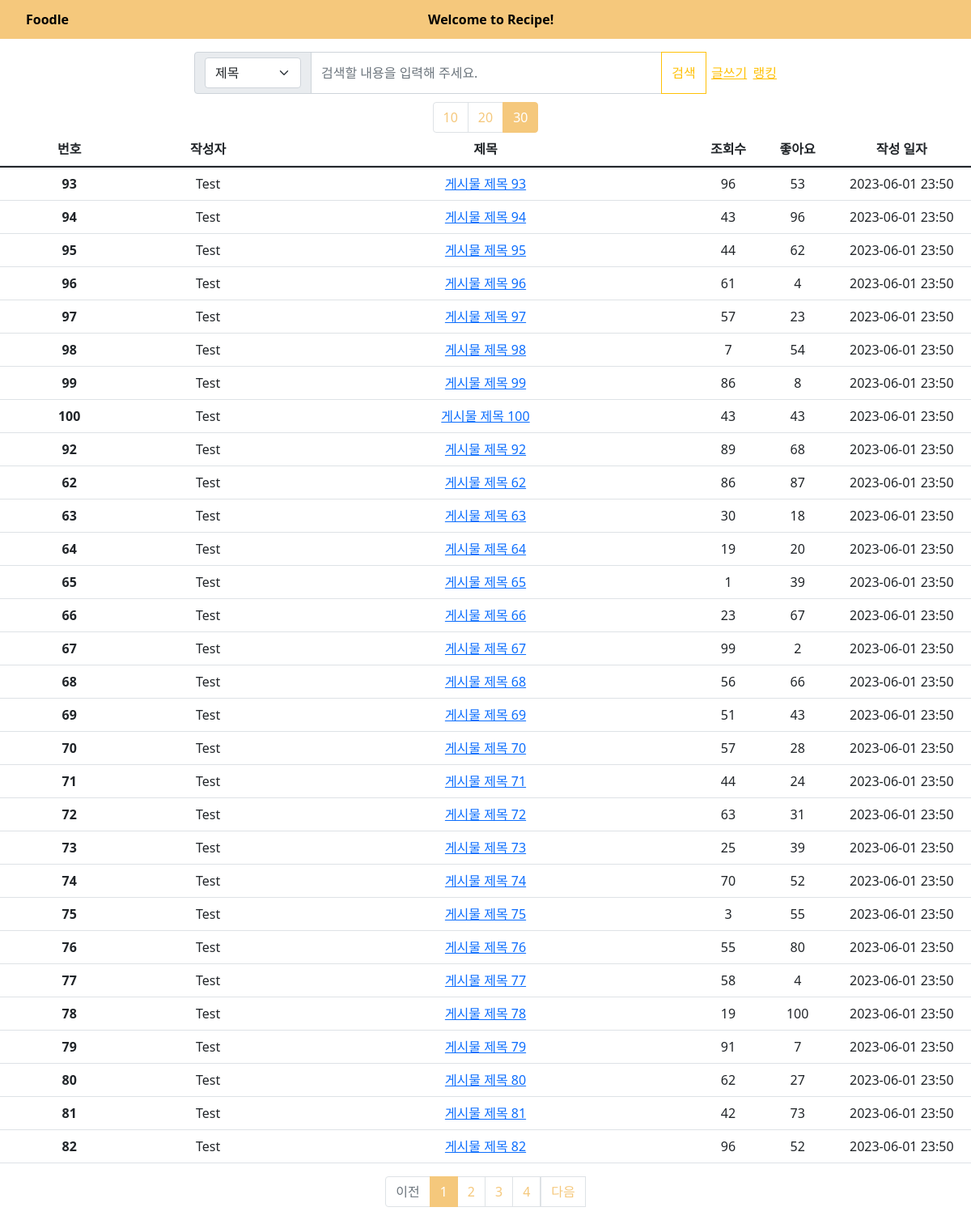
The app's page /board/?page=1&per_page=30&option=T&keyword= with its own data.
### models.py (models this page shows)
class Post(db.Model):
    __tablename__ = 'post'
    id = db.Column(db.Integer, primary_key=True)
    title = db.Column(db.String(100), nullable=False)
    content = db.Column(db.Text, nullable=False)
    author = db.Column(db.String(50), nullable=False)
    created_at = db.Column(db.DateTime, nullable=False, default=datetime.utcnow)
    like = db.Column(db.Integer, default=0)
    view = db.Column(db.Integer, default=0)
    user_id = db.Column(db.Integer, db.ForeignKey('user.id'))

### board/board.py (the view)
@board.route('/', methods=['GET', 'POST'])
def list_post():
    page = request.args.get('page',type=int,default=1)
    per_page = request.args.get('per_page',type=int,default=10)
    option = request.args.get('option',type=str,default='T')
    keyword = request.args.get('keyword',type=str,default='')
    posts = Post.query.order_by(Post.created_at.desc())  # 최신순으로 게시글 정렬
    if option == 'T' and keyword != '':
        posts = posts.filter(Post.title.ilike(f"%{keyword}%"))
    elif option == 'C' and keyword != '':
        posts = posts.filter(Post.content.ilike(f"%{keyword}%"))
    elif option == 'TC' and keyword != '':
        posts = posts.filter(or_(Post.title.ilike(f"%{keyword}%"), Post.content.ilike(f"%{keyword}%")))
    posts = posts.paginate(page=page,per_page=per_page)
    return render_template('list_post.html', posts=posts,option=option,keyword=keyword)

### board/templates/list_post.html (shortened to what this page needs)
<!DOCTYPE html>
<html lang="ko">
<head>
   <link href="https://cdn.jsdelivr.net/npm/bootstrap@5.1.3/dist/css/bootstrap.min.css"
   rel="stylesheet">
   <link rel="stylesheet" href="static/topbar.css">
   <link rel="stylesheet" href="static/list_post.css">
</head>
<body>
  <div id="Topbar" class="Tobar">
    <ul class="Topul">
        <a href="/home"class="Topa" id="init">Foodle</a>
        <a href="{{ url_for('board.list_post') }}" class="Topa" id="mainpage">Welcome to Recipe!</a>
    </ul>
</div>
<div class="Post-Container">
  <form action="{{ url_for('board.list_post') }}" method="GET" class="input-group flex-nowrap">
    <span class="input-group-text" id="addon-wrapping">
      <select name="option" class="form-select" aria-label="Default select example">
        <option value="T" {% if option == 'T' %}selected{% endif %}>제목</option>
      </select>
    </span>
    <input type="text" name ="keyword" value="{{ keyword }}" class="form-control" placeholder="검색할 내용을 입력해 주세요." aria-label="Username" aria-describedby="addon-wrapping">
    <button type="submit" class="btn btn-outline-warning">검색</button>
    <div class="WriteRanking">
      <a href="/board/upload" class="link-warning">글쓰기</a>
      <a href="{{ url_for('board.show_top_posts',type='view') }}" class="link-warning">랭킹</a>
    </div>
  </form>
  <div  class="per_page">
    <div class="page-item {% if posts.per_page == 10 %}active{% endif %}">
      <a class="page-link" href="{{ url_for('board.list_post', page=1, per_page=10,option=option,keyword=keyword) }}">10</a>
    </div>
    <div class="page-item {% if posts.per_page == 20 %}active{% endif %}">
      <a class="page-link" href="{{ url_for('board.list_post', page=1, per_page=20,option=option,keyword=keyword) }}">20</a>
    </div>
    <div class="page-item {% if posts.per_page == 30 %}active{% endif %}">
      <a class="page-link" href="{{ url_for('board.list_post', page=1, per_page=30,option=option,keyword=keyword) }}">30</a>
    </div>
  </div>
  <table class="table table-hover">
    <thead>
      <tr class="PostInfo">
        <th scope="col" class="PostId">번호</th>
        <th scope="col" class="PostAuthor">작성자</th>
        <th scope="col" class="PostTitle">제목</th>
        <th scope="col" class="PostView">조회수</th>
        <th scope="col" class="PostLike">좋아요</th>
        <th scope="col" class="PostTime">작성 일자</th>
      </tr>
    </thead>
    <tbody>
      {% block content %}
      {% for post in posts.items %}
    <tr class="PostInfo">
        <th scope="row" class="PostId">{{ post.id }}</th>
        <td class="PostAuthor">{{ post.author }}</td>
          <td class="PostTitle">
            <a href="{{ url_for('board.show_post', post_id=post.id,page=posts.page,per_page=posts.per_page,option=option,keyword=keyword)}}">
            {{ post.title }}
            </a>
          </td>
            <td class="PostView">{{ post.view }}</td>
            <td class="PostLike">{{ post.like }} </td>
            <td class="PostTime">{{ post.created_at.strftime('%Y-%m-%d %H:%M') }}</td>
    </tr>
      {% endfor %}
      {% endblock %}
    </tbody>
  </table>
    <ul class="pagination">
      {% if posts.has_prev %}
      <li class="page_item">
        <a class="page-link" href="{{ url_for('board.list_post', page=posts.prev_num,per_page=posts.per_page,option=option,keyword=keyword) }}">
          이전
        </a>
      </li>
      {% else %}
      <li class="page-item disabled">
        <a class="page-link" tabindex="-1" aria-disabled="true" href="#">이전</a>
      </li>
      {% endif %}
      {% for page_num in posts.iter_pages() %}
        {% if page_num %}
        <li class="page-item {% if posts.page == page_num %}active{% endif %}">
          <a class="page-link" href="{{ url_for('board.list_post', page=page_num,per_page=posts.per_page,option=option,keyword=keyword) }}" >
            {{ page_num }}
          </a>
        </li>
        {% else %}
          <li class="disabled">
            <a class="page-link" href="#">...</a>
          </li>
        {% endif %}
      {% endfor %}
      {% if posts.has_next %}
      <li class="page_item">
        <a class="page-link" href="{{ url_for('board.list_post', page=posts.next_num,per_page=posts.per_page,option=option,keyword=keyword) }}">
          다음
        </a>
      </li>
      {% else %}
      <li class="page-item disabled">
        <a class="page-link" tabindex="-1" aria-disabled="true" href="#">다음</a>
      </li>
      {% endif %}
    </ul>
</div>
</body>
</html>

### board/static/topbar.css (style rules this page uses)
#Topbar { width : 100%; }
.Topul { list-style-type: none; height: 48px; width: 100%; background-color: rgb(245, 200, 124); display: grid; grid-template-columns: 1fr 1.35fr; }
.Topa { color: black; display: flex; font-weight: bold; text-decoration: none; align-items: center; flex-direction: row; }
#init { width: 50px; }
#mainpage { width: 160px }

### board/static/list_post.css (style rules this page uses)
.PostInfo { display: grid; grid-template-columns: 2fr 2fr 6fr 1fr 1fr 2fr; justify-content: center; text-align: center; }
.PostId { grid-column: 1/1; text-align :center }
.PostAuthor { grid-column: 2/2; text-align :center }
.PostTitle { grid-column: 3/3; text-align :center }
.PostView { grid-column: 4/4; }
.PostLike { grid-column: 5/5; }
.PostTime { grid-column: 6/6; }
.Post-Container { display: grid; justify-items: center; }
.input-group { width: 60%; }
.WriteRanking { display: grid; grid-template-columns: 2fr 1fr; align-items: center; justify-items: center; }
.page-link { color : rgb(245, 200, 124); }
.page-item.active .page-link { background-color: rgb(245, 200, 124); border-color: rgb(245, 200, 124); }
.per_page { display: flex; margin-top: 10px; }

### records on screen
Post: id "93", author "Test", title "게시물 제목 93", view "96", like "53", created_at "2023-06-01 23:50"
Post: id "94", author "Test", title "게시물 제목 94", view "43", like "96", created_at "2023-06-01 23:50"
Post: id "95", author "Test", title "게시물 제목 95", view "44", like "62", created_at "2023-06-01 23:50"
Post: id "96", author "Test", title "게시물 제목 96", view "61", like "4", created_at "2023-06-01 23:50"
Post: id "97", author "Test", title "게시물 제목 97", view "57", like "23", created_at "2023-06-01 23:50"
Post: id "98", author "Test", title "게시물 제목 98", view "7", like "54", created_at "2023-06-01 23:50"
Post: id "99", author "Test", title "게시물 제목 99", view "86", like "8", created_at "2023-06-01 23:50"
Post: id "100", author "Test", title "게시물 제목 100", view "43", like "43", created_at "2023-06-01 23:50"
Post: id "92", author "Test", title "게시물 제목 92", view "89", like "68", created_at "2023-06-01 23:50"
Post: id "62", author "Test", title "게시물 제목 62", view "86", like "87", created_at "2023-06-01 23:50"
Post: id "63", author "Test", title "게시물 제목 63", view "30", like "18", created_at "2023-06-01 23:50"
Post: id "64", author "Test", title "게시물 제목 64", view "19", like "20", created_at "2023-06-01 23:50"
Post: id "65", author "Test", title "게시물 제목 65", view "1", like "39", created_at "2023-06-01 23:50"
Post: id "66", author "Test", title "게시물 제목 66", view "23", like "67", created_at "2023-06-01 23:50"
Post: id "67", author "Test", title "게시물 제목 67", view "99", like "2", created_at "2023-06-01 23:50"
Post: id "68", author "Test", title "게시물 제목 68", view "56", like "66", created_at "2023-06-01 23:50"
Post: id "69", author "Test", title "게시물 제목 69", view "51", like "43", created_at "2023-06-01 23:50"
Post: id "70", author "Test", title "게시물 제목 70", view "57", like "28", created_at "2023-06-01 23:50"
Post: id "71", author "Test", title "게시물 제목 71", view "44", like "24", created_at "2023-06-01 23:50"
Post: id "72", author "Test", title "게시물 제목 72", view "63", like "31", created_at "2023-06-01 23:50"
Post: id "73", author "Test", title "게시물 제목 73", view "25", like "39", created_at "2023-06-01 23:50"
Post: id "74", author "Test", title "게시물 제목 74", view "70", like "52", created_at "2023-06-01 23:50"
Post: id "75", author "Test", title "게시물 제목 75", view "3", like "55", created_at "2023-06-01 23:50"
Post: id "76", author "Test", title "게시물 제목 76", view "55", like "80", created_at "2023-06-01 23:50"
Post: id "77", author "Test", title "게시물 제목 77", view "58", like "4", created_at "2023-06-01 23:50"
Post: id "78", author "Test", title "게시물 제목 78", view "19", like "100", created_at "2023-06-01 23:50"
Post: id "79", author "Test", title "게시물 제목 79", view "91", like "7", created_at "2023-06-01 23:50"
Post: id "80", author "Test", title "게시물 제목 80", view "62", like "27", created_at "2023-06-01 23:50"
Post: id "81", author "Test", title "게시물 제목 81", view "42", like "73", created_at "2023-06-01 23:50"
Post: id "82", author "Test", title "게시물 제목 82", view "96", like "52", created_at "2023-06-01 23:50"

### other values on screen
{{ page_num }} "1" "2" "3" "4"
